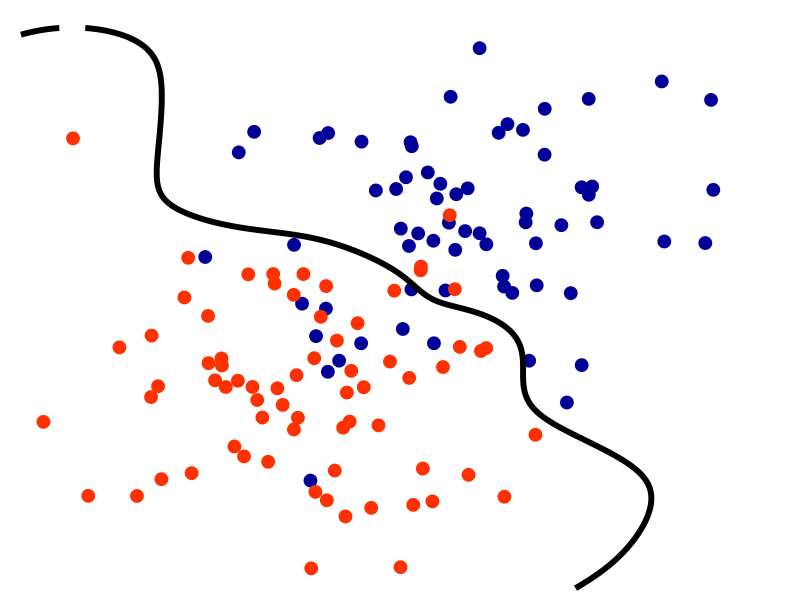

This chart was generated by the following R code:
library(MASS)
library(ggplot2)

clusterAt <- function (m = c(0,0), s = c(0.1, 0.1), n = 5, l = 1) {
  if (length(s) == 1) {
    s = c(s, s)
  }
  
  if (length(s) == 2) {
      s = matrix(c(s[1], 0, 0, s[2]), nrow = 2)
  }
  
  s = matrix(s, nrow = 2)
  
  p = mvrnorm (n, m, Sigma = s)
  xc = p[,1]
  yc = p[,2]
  lc = rep(l, n) 
  df = data.frame(x=xc, y=yc, l=lc)
}


set.seed(42)
clusters = rbind(
  clusterAt( m = c(4, 4), s = c(25.5,24.0), n = 70, l = 1),
  clusterAt( m = c(-4,-4), s = c(24.0, 23.5), n = 70, l = 0)
)

library(e1071)
C = 1
g = 0.1
dat = data.frame(y = factor(clusters$l),  clusters[,1:2])
colnames(dat) = c("l", "x", "y")
fit = svm(factor(l) ~ ., data = dat, scale = FALSE,  probability = TRUE,
	gamma = g, kernel = "radial", cost = C)


# create a (fine) grid
xmin = -15 
xmax = 15
ymin = -15
ymax = 15
gx = seq(xmin, xmax, 0.1)
gy = seq(ymin, ymax, 0.1)
datagrid  = expand.grid(x = gx, y = gy)

# predict on it and add prediction to the grid
pred = predict(fit, datagrid, decision.values = TRUE)
pred = attributes(pred)$decision.values
datagrid = cbind (datagrid, z = as.vector(pred))


# now plot data 

cols <-  colorRampPalette(c("#000099", "#00FEFF", "#009E00", 
                            "#FCFF00", "#FF9400", "#FF3100"))(256)

new_theme_empty <- theme_bw()
new_theme_empty$line <- element_blank()
new_theme_empty$rect <- element_blank()
new_theme_empty$strip.text <- element_blank()
new_theme_empty$axis.text <- element_blank()
new_theme_empty$plot.title <- element_blank()
new_theme_empty$axis.title <- element_blank()
new_theme_empty$plot.margin <- structure(c(0, 0, -1, -1), unit = "lines",
                                         valid.unit = 3L, class = "unit")
new_theme_empty$legend.position = "none"

png("decisionBoundary.png")

P = ggplot(data=clusters, aes(x=x, y=y, color=3-l)) +   
  geom_point(size = 4) + 
  scale_colour_gradientn(colours=cols) + 
  new_theme_empty + xlim(xmin, xmax) + ylim(ymin, ymax)

# add our decision boundary to it
P = P + geom_contour( data=datagrid, aes(x=x, y=y, z=z), col = "black", size = 2, breaks=c(0) )
print (P)


dev.off()
